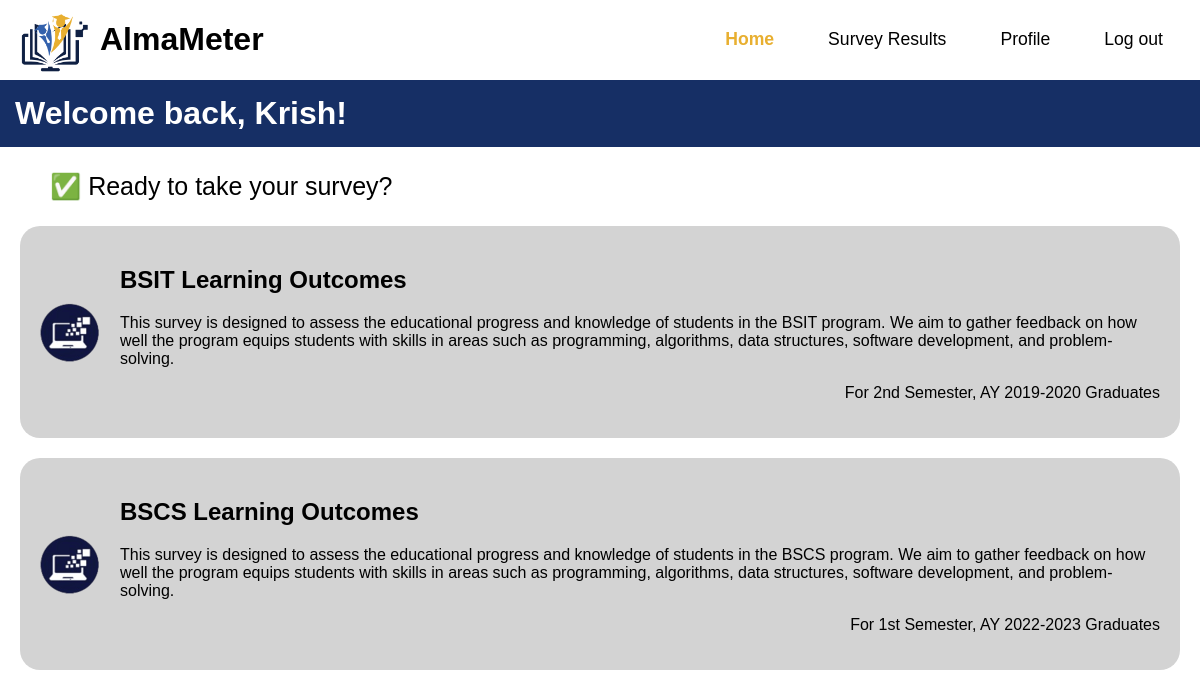
Screenshot of /student/php/home.php (signed in) with the database file from the repository.
### tables this page shows
CREATE TABLE `users` (
  `user_id` varchar(50) NOT NULL,
  `firstname` varchar(50) NOT NULL,
  `lastname` varchar(50) NOT NULL,
  `email` varchar(50) NOT NULL,
  `password` varchar(50) NOT NULL,
  `user_type` varchar(50) NOT NULL,
  `images` varbinary(1000) NOT NULL
);

CREATE TABLE `class` (
  `class_id` varchar(50) NOT NULL,
  `user_id` varchar(50) NOT NULL,
  `course` varchar(500) NOT NULL,
  `semester` varchar(500) NOT NULL,
  `ay` varchar(500) NOT NULL
);

### student/php/home.php (the view, shortened to what this page needs)
<?php
include '../core/config.php';
$user_id = $_SESSION['user_id'];
$class_query = mysqli_query($conn, "SELECT class_id, course, semester, ay FROM class WHERE user_id = '$user_id' ORDER BY ay ASC, semester ASC") or die('Class query failed');
$select_user = mysqli_query($conn, "SELECT firstname FROM users WHERE user_id = '$user_id'") or die('User query failed');
if (mysqli_num_rows($select_user) > 0) {
    $user = mysqli_fetch_assoc($select_user);
    $firstname = $user['firstname'];
} else {
    echo "User not found!";
    exit;
}
$class_data = [];
while ($row = mysqli_fetch_assoc($class_query)) {
    $class_id = $row['class_id'];
    $status_query = mysqli_query($conn, "SELECT answer_status FROM status WHERE /*user_id = '$user_id' AND*/ class_id = '$class_id'") or die('Status query failed');
    $survey_status = 'no response';
    if (mysqli_num_rows($status_query) > 0) {
        $status = mysqli_fetch_assoc($status_query);
        $survey_status = $status['answer_status'];
    }
    $row['survey_status'] = $survey_status;
    $class_data[] = $row;
}
?>
<!DOCTYPE html>
<html lang="en">
<head>
    <link rel="stylesheet" href="../assets/css/home.css">
</head>
<body>
<header>
    <div class="logo-container">
        <img class="logo" src="../assets/images/white-logo.png" alt="logo">
        <h1>AlmaMeter</h1>
    </div>
    <nav class="nav-bar">
        <a href="home.php" class="active">Home</a>
        <a href="surveyresults.php">Survey Results</a>
        <a href="update_profile.php">Profile</a>
        <a href="../auth/logout.php" class="logout-button">Log out</a>
    </nav>
</header>
<main>
    <div class="welcome-section">
        <h1>Welcome back, <?php echo htmlspecialchars($firstname); ?>!</h1>
        <div class="ready-survey">
            <p>✅ Ready to take your survey?</p>
        </div>
        <?php foreach ($class_data as $class): ?>
            <div class="survey-card">
                <img src="../assets/images/survey-logo.png" alt="Survey Icon" class="survey-icon">
                <div class="survey-info">
                    <?php if ($class['survey_status'] === 'submitted'): ?>
                        <p><strong>You have already completed the survey for this class.</strong></p>
                    <?php else: ?>
                        <a href="survey.php?class_id=<?php echo $class['class_id']; ?>" class="survey-link">
                            <h2><?php echo htmlspecialchars($class['course']); ?> Learning Outcomes</h2>
                            <p>This survey is designed to assess the educational progress and knowledge of students in the <?php echo htmlspecialchars($class['course']); ?> program. We aim to gather feedback on how well the program equips students with skills in areas such as programming, algorithms, data structures, software development, and problem-solving.</p>
                            <p class="survey-footer">For <?php echo htmlspecialchars($class['semester']); ?> Semester, AY <?php echo htmlspecialchars($class['ay']); ?> Graduates</p>
                        </a>
                    <?php endif; ?>
                </div>
            </div>
        <?php endforeach; ?>
    </div>
</main>
</body>
</html>

### student/assets/css/home.css (style rules this page uses)
* { font-family: 'Century Gothic', sans-serif; box-sizing: border-box; }
body, html { background: white; margin: 0; padding: 0; }
header { position: fixed; top: 0; left: 0; width: 100%; padding: 0px 20px; display: flex; justify-content: space-between; align-items: center; z-index: 99; background-color: white; }
.logo-container { flex-shrink: 0; display: flex; align-items: center; justify-content: center; margin: 0; padding: 0; }
.logo-container h1 { margin-left: 10px; }
.logo { max-width: 70px; height: auto; margin: 0; }
.nav-bar { display: flex; align-items: center; border-bottom: 5px black; }
.nav-bar a { position: relative; font-size: 1.1em; font-weight: 500; text-decoration: none; margin-left: 20px; padding: 8px 15px; color: black; border: 2px solid transparent; border-radius: 25px; transition: background 0.3s ease, color 0.3s ease, border-color 0.3s ease; }
.nav-bar a.active { font-weight: 700; color: #E8AF30; }
.welcome-section { margin-top: 80px; }
.welcome-section h1 { background-color: #162F65; color: white; padding: 15px; }
.ready-survey { font-size: 25px; margin-left: 50px; }
.survey-card { background-color: #d3d3d3; margin: 20px; border-radius: 20px; padding: 20px; display: flex; align-items: center; }
.survey-card img.survey-icon { max-width: 70px; margin-right: 20px; height: auto; }
.survey-info { flex: 1; margin-left: 0; }
.survey-link { text-decoration: none; color: black; }
.survey-footer { text-align: right; }
.logout-button { display: inline-flex; justify-content: center; align-items: center; text-align: center; cursor: pointer; font-size: 1em; font-weight: 500; background: transparent; border: 2px solid transparent; border-radius: 25px; transition: background 0.3s ease, color 0.3s ease, border-color 0.3s ease; }

### rows the page displays
users: firstname "Krish"
class: course "BSIT", semester "2nd", ay "2019-2020"
class: course "BSCS", semester "1st", ay "2022-2023"
